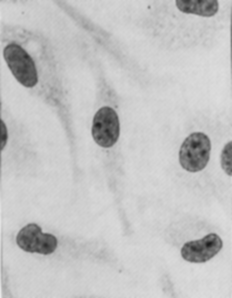
%> input picture assets/pl_02/celulas_1.tif, 232 x 298 px; the run also reads 2 pictures not shown here
$ octave PL_02.m   (GNU Octave 9; MATLAB toolbox functions it lacks are replaced by stand-ins)
%> lines starting %> are read from the running program, lines starting %| are printed output that depends on the picture; in (x1, y1, x2, y2) boxes, pixels count from 0 and x2, y2 are one past the last pixel; in counts of white or black regions, pixels touching at a corner belong together; the program's own positions count from 1
%%%%%%%%%%%%%%%%%%%%%%%%%%%%%%%%%%%%%%%%%%%%%%%%%%%%%%%%%%%%%%%%%%%%%%%%%%%%%%%
%                                  PL 02                                      %
%%%%%%%%%%%%%%%%%%%%%%%%%%%%%%%%%%%%%%%%%%%%%%%%%%%%%%%%%%%%%%%%%%%%%%%%%%%%%%%
% email prof: tfaraujo@fe.up.pt
% aresta@fe.up.pt
%%%%%%%%%%%%%%%%%%%%%%%%%%%%%%%%%%%%%%%%%%%%%%%%%%%%%%%%%%%%%%%%%%%%%%%%%%%%%%%
close all;
clear;
clc;

%%%%%%%%%%%%%%%%%%%%%%%%%%%%%%%%%%%%%%%%%%%%%%%%%%%%%%%%%%%%%%%%%%%%%%%%%% 1.A.
% Escrever em papel o código abaixo antes de implementá-lo.

%%%%%%%%%%%%%%%%%%%%%%%%%%%%%%%%%%%%%%%%%%%%%%%%%%%%%%%%%%%%%%%%%%%%%%%%%% 1.B.
Img_1 = imread("celulas_1.tif");
%> Img_1 is the input picture: size 298x232 uint8; min 26, max 232, mean 194.1
Img_1_double = im2double(Img_1);

figure(1)
subplot(1, 2, 1), imshow(Img_1_double)
subplot(1, 2, 2), imhist(Img_1_double)

% Histogram Stretch (gray-level scaling)
% % g=((g_max-g_min)/(f_max-f_min))*(f-f_min)+g_min

% Função para calcular histogram stretch
% (definida 'inline' aqui e normal no fim do ficheiro)
% histretch = @(f, f_max, f_min, g_max, g_min) ((g_max - g_min) / (f_max - f_min)) * (f - f_min) + g_min;

% Img_1_min = min(Img_1_double(:)) % 0.1020
% Img_1_max = max(Img_1_double(:)) % 0.9098
% Visualmente, os valores min e max são diferentes. Utilizo o visual.
% Mesmo o visual, se usar as ferramentas de zoom, é possível chegar aos
% mesmos valores das funções do MatLAB.
% Utilizo os valores que a professora utilizou.
Img_1_min = 0.2;
Img_1_max = 0.85;
Img_A_min = 0;
Img_A_max = 1;

Img_B = histretch(Img_1_double, Img_1_max, Img_1_min, Img_A_max, Img_A_min);

figure(2)
subplot(1, 2, 1), imshow(Img_B)
subplot(1, 2, 2), imhist(Img_B)

figure(3)
subplot(1, 2, 1), imhist(Img_1_double)
subplot(1, 2, 2), imhist(Img_B)

%%%%%%%%%%%%%%%%%%%%%%%%%%%%%%%%%%%%%%%%%%%%%%%%%%%%%%%%%%%%%%%%%%%%%%%%%% 1.C.
% G = imadjust(f, [low_in high_in], [low_out high_out], gamma);
Img_C = imadjust(Img_1, [Img_1_min Img_1_max], [Img_A_min Img_A_max], 1);
figure(4)
subplot(1, 2, 1), imhist(Img_1)
subplot(1, 2, 2), imhist(Img_C)

%%%%%%%%%%%%%%%%%%%%%%%%%%%%%%%%%%%%%%%%%%%%%%%%%%%%%%%%%%%%%%%%%%%%%%%%%% 1.D.
Img_D = imadjust(Img_1, [Img_1_min Img_1_max], [Img_A_min Img_A_max], 0.5);
figure(5)
subplot(1, 2, 1), imhist(Img_1)
subplot(1, 2, 2), imhist(Img_D)

%%%%%%%%%%%%%%%%%%%%%%%%%%%%%%%%%%%%%%%%%%%%%%%%%%%%%%%%%%%%%%%%%%%%%%%%%% 1.E.
Img_E = imadjust(Img_1, [Img_1_min Img_1_max], [Img_A_min Img_A_max], 1.5);
figure(6)
subplot(1, 2, 1), imhist(Img_1)
subplot(1, 2, 2), imhist(Img_E)

%%%%%%%%%%%%%%%%%%%%%%%%%%%%%%%%%%%%%%%%%%%%%%%%%%%%%%%%%%%%%%%%%%%%%%%%%% 1.F.
figure(7)
subplot(2, 2, 1), imshow(histeq(Img_B))
%> after `imshow(histeq(Img_B))`:
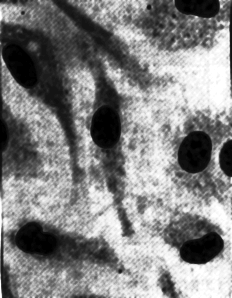
%> displayed picture: size 298x232, on the screen's scale of 0 to 255; min 0, max 255, mean 129.6
subplot(2, 2, 2), imshow(histeq(Img_C))
subplot(2, 2, 3), imshow(histeq(Img_D))
subplot(2, 2, 4), imshow(histeq(Img_E))

%%%%%%%%%%%%%%%%%%%%%%%%%%%%%%%%%%%%%%%%%%%%%%%%%%%%%%%%%%%%%%%%%%%%%%%%%% 1.G.
Img_G = histeq(Img_E);

figure(8)
subplot(1, 3, 1), imshow(Img_E)
subplot(1, 3, 2), imshow(Img_G)
subplot(1, 3, 3), imhist(Img_G)

%%%%%%%%%%%%%%%%%%%%%%%%%%%%%%%%%%%%%%%%%%%%%%%%%%%%%%%%%%%%%%%%%%%%%%%%%% 1.H.
Img_H = adapthisteq(Img_E);

figure(9)
subplot(1, 2, 1), imshow(Img_E)
subplot(1, 2, 2), imshow(Img_H)

%%%%%%%%%%%%%%%%%%%%%%%%%%%%%%%%%%%%%%%%%%%%%%%%%%%%%%%%%%%%%%%%%%%%%%%%%% 1.I.
NumTiles = {2, 5, 10, 20};

for i = 1:length(NumTiles)
    genvarname('Img_I_', num2str(i));
    tic
    Img_I_TMP = adapthisteq(Img_E,  'NumTiles', [NumTiles{i} NumTiles{i}]);
    toc
    eval(['Img_I_' num2str(i) '= Img_I_TMP;'])
end

figure(10)
subplot(1, 4, 1), imshow(Img_I_1)
subplot(1, 4, 2), imshow(Img_I_2)
subplot(1, 4, 3), imshow(Img_I_3)
subplot(1, 4, 4), imshow(Img_I_4)
% [6 lines of commented-out code are left out]

%%%%%%%%%%%%%%%%%%%%%%%%%%%%%%%%%%%%%%%%%%%%%%%%%%%%%%%%%%%%%%%%%%%%%%%%%% 1.J.
ClipLimit = {0, 0.001, 0.01, 0.02, 0.1};

for i = 1:length(ClipLimit)
    genvarname('Img_J_', num2str(i));
    tic
    Img_J_TMP = adapthisteq(Img_E,  'ClipLimit', ClipLimit{i});
    toc
    eval(['Img_J_' num2str(i) '= Img_J_TMP;'])
end
%> this loop made 5 passes
%> pass 1, `Img_J_TMP = adapthisteq(Img_E,  'ClipLimit', ClipLimit{i});`:
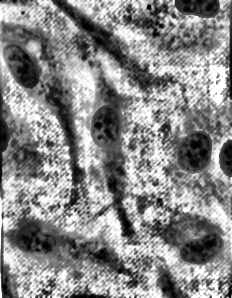
%> Img_J_TMP: size 298x232 uint8; min 0, max 255, mean 135.3

figure(11)
subplot(1, 5, 1), imshow(Img_J_1)
subplot(1, 5, 2), imshow(Img_J_2)
subplot(1, 5, 3), imshow(Img_J_3)
subplot(1, 5, 4), imshow(Img_J_4)
subplot(1, 5, 5), imshow(Img_J_5)
% [7 lines of commented-out code are left out]

%%%%%%%%%%%%%%%%%%%%%%%%%%%%%%%%%%%%%%%%%%%%%%%%%%%%%%%%%%%%%%%%%%%%%%%%%%%% 2.
% Linear filter
% g=imfilter(f, w, boundary_options, size_options, filtering_mode)
% w = filter mask.
% w=fspecial(‘type’, parameters)
% 'type' specifies the filter type (average, gaussian)

% Nonlinear filter
% g=ordfilt2(f, order, domain)

% Median filter
% g=medfilt2(f, [m n], padopt)

Img_2_A = imread("blister.tif");
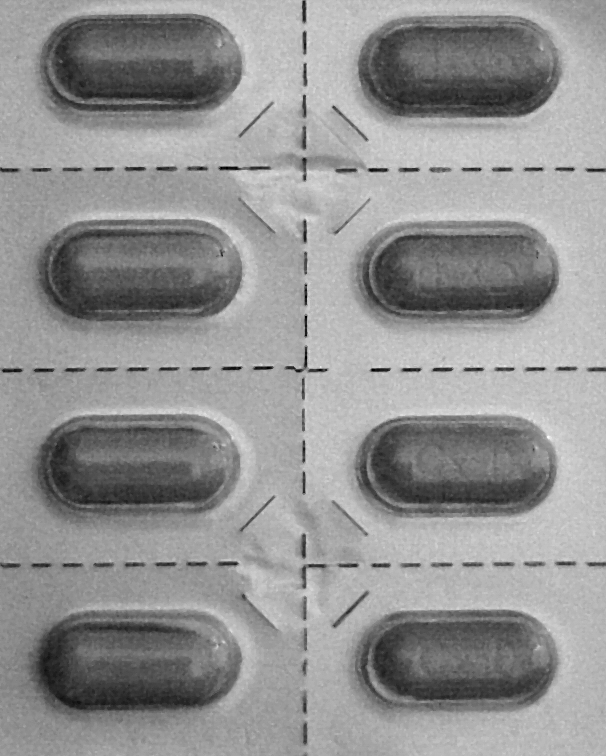
%> input picture assets/pl_02/blister.tif, 606 x 756 px
%> Img_2_A is the input picture: size 756x606 uint8; min 1, max 250, mean 146.2
f_size = [9 9]; % filter

Img_2_B_w = fspecial('gaussian', f_size);
Img_2_D_w = fspecial('average', f_size);

Img_2_B = imfilter(Img_2_A, Img_2_B_w); % gaussian filter
Img_2_C = medfilt2(Img_2_A, f_size); % median filter
Img_2_D = imfilter(Img_2_A, Img_2_D_w); % average filter

figure(12)
subplot(1, 4, 1), imshow(Img_2_A), title('Original')
subplot(1, 4, 2), imshow(Img_2_B), title('gaussian filter')
subplot(1, 4, 3), imshow(Img_2_C), title('median filter')
subplot(1, 4, 4), imshow(Img_2_D), title('average filter')
% As imagens foram nomeadas de acordo com sua letra na questão.

%%%%%%%%%%%%%%%%%%%%%%%%%%%%%%%%%%%%%%%%%%%%%%%%%%%%%%%%%%%%%%%%%%%%%%%%%% 3.A.
Img_3_A = imread("blister.tif");
f_size = [9 9]; % filter

Img_3_gaus_w = fspecial('gaussian', f_size);
Img_3_avg_w = fspecial('average', f_size);

Img_3_gaus = imfilter(Img_3_A, Img_3_gaus_w); % gaussian filter
Img_3_med = medfilt2(Img_3_A, f_size); % median filter
Img_3_avg = imfilter(Img_3_A, Img_3_avg_w); % average filter

figure(13)
subplot(2, 6, 1), imshow(Img_3_A), title('imagem 1.a')
subplot(2, 6, [2 3]), imhist(Img_3_A), title('histograma 1.a')
subplot(2, 6, 4), imshow(Img_3_gaus), title('imagem 1.b')
subplot(2, 6, [5 6]), imhist(Img_3_gaus), title('histograma 1.b')
subplot(2, 6, 7), imshow(Img_3_med), title('imagem 1.c')
subplot(2, 6, [8 9]), imhist(Img_3_med), title('histograma 1.c')
subplot(2, 6, 10), imshow(Img_3_avg), title('imagem 1.d')
subplot(2, 6, [11 12]), imhist(Img_3_avg), title('histograma 1.d')

%%%%%%%%%%%%%%%%%%%%%%%%%%%%%%%%%%%%%%%%%%%%%%%%%%%%%%%%%%%%%%%%%%%%%%%%% 3.B.
Img_3_B = imread("blister.tif");

for i = 3:2:9
    genvarname('Img_3_gaus_', num2str(i));
    genvarname('Img_3_avg_', num2str(i));
    genvarname('Img_3_med_', num2str(i));

    w_Img_3_gaus = fspecial('gaussian', [i i]);
    w_Img_3_avg = fspecial('average', [i i]);

    Img_3_gaus = imfilter(Img_3_B, w_Img_3_gaus);
    Img_3_avg = imfilter(Img_3_B, w_Img_3_avg);
    Img_3_med = medfilt2(Img_3_B, [i i]);

    eval(['Img_3_gaus_' num2str(i) ' = Img_3_gaus; '])
    eval(['Img_3_avg_' num2str(i) ' = Img_3_avg; '])
    eval(['Img_3_med_' num2str(i) ' = Img_3_avg; '])
end

figure(14)
subplot(3, 6, 1), imshow(Img_3_B), title('original image 1.a')
subplot(3, 6, [2 3]), imhist(Img_3_B), title('original image 1.a')
k = 1;

for i = 3:2:9
    k = k + 3;
    caption = sprintf('gaussian filter (%dx%d)', i, i);
    subplot(3, 6, k)
    imshow(eval(['Img_3_gaus_' num2str(i)]))
    title(caption)

    subplot(3, 6, [(k + 1) (k + 2)])
    imhist(eval(['Img_3_gaus_' num2str(i)]))
    title(caption)
end

figure(15)
subplot(3, 6, 1), imshow(Img_3_B), title('original image 1.a')
subplot(3, 6, [2 3]), imhist(Img_3_B), title('original image 1.a')
k = 1;

for i = 3:2:9
    k = k + 3;
    caption = sprintf('average filter (%dx%d)', i, i);
    subplot(3, 6, k)
    imshow(eval(['Img_3_avg_' num2str(i)]))
    title(caption)

    subplot(3, 6, [(k + 1) (k + 2)])
    imhist(eval(['Img_3_avg_' num2str(i)]))
    title(caption)
end

figure(16)
subplot(3, 6, 1), imshow(Img_3_B), title('original image 1.a')
subplot(3, 6, [2 3]), imhist(Img_3_B), title('original image 1.a')
k = 1;

for i = 3:2:9
    k = k + 3;
    caption = sprintf('median filter (%dx%d)', i, i);
    subplot(3, 6, k)
    imshow(eval(['Img_3_med_' num2str(i)])),
    title(caption)

    subplot(3, 6, [(k + 1) (k + 2)])
    imhist(eval(['Img_3_med_' num2str(i)]))
    title(caption)
end

%%%%%%%%%%%%%%%%%%%%%%%%%%%%%%%%%%%%%%%%%%%%%%%%%%%%%%%%%%%%%%%%%%%%%%%%%% 3.C.
% [7 lines of commented-out code are left out]

Img_3_C = imread("blister.tif");

for i = 3:2:9
    % Square
    genvarname('Img_3_C_min_', num2str(i));
    genvarname('Img_3_C_max_', num2str(i));
    genvarname('Img_3_C_med_', num2str(i));

    Img_3_C_min = ordfilt2(Img_3_C, 1, ones(i, i));
    Img_3_C_max = ordfilt2(Img_3_C, 9, ones(i, i));
    Img_3_C_med = ordfilt2(Img_3_C, 5, ones(i, i));

    eval(['Img_3_C_min_' num2str(i) ' = Img_3_C_min; '])
    eval(['Img_3_C_max_' num2str(i) ' = Img_3_C_max; '])
    eval(['Img_3_C_med_' num2str(i) ' = Img_3_C_med; '])

    if i == 3
        Img_3_C_rect = ordfilt2(Img_3_C, 5, ones(3, 4)); % rectangle
        Img_3_C_cross = ordfilt2(Img_3_C, 5, [0 1 0; 1 1 1; 0 1 0]); % cross
        Img_3_C_diag = ordfilt2(Img_3_C, 5, [1 0 1; 0 1 0; 1 0 1]); % diagonal
    end

end

% Plotando tamanhos diferentes para análise
figure(17)
plot_base(3, 6, Img_3_C,  'original image 1.a')
plot_filter(3, 6, eval(['Img_3_C_min_' num2str(i)]),  'minimum')

figure(18)
plot_base(3, 6, Img_3_C,  'original image 1.a')
plot_filter(3, 6, eval(['Img_3_C_max_' num2str(i)]),  'maximum')

figure(19)
plot_base(3, 6, Img_3_C,  'original image 1.a')
plot_filter(3, 6, eval(['Img_3_C_med_' num2str(i)]),  'median')

% Para analisar a infuência da forma do filtro, usei:
% - tipo de filtro: mediano
% - tamanho de filtro: 3x3 para filtros simétricos (square, cross, diagonal)
% - tamanho de filtro: 3x4 para filtros assimétricos (rectangle)
figure(20)
plot_base(2, 6, Img_3_C,  'original image 1.a')
subplot(2, 6, 4), imshow(Img_3_C_rect), title('filtro retangular')
subplot(2, 6, [5 6]), imhist(Img_3_C_rect), title('filtro retangular')
subplot(2, 6, 7), imshow(Img_3_C_cross), title('filtro em cruz')
subplot(2, 6, [8 9]), imhist(Img_3_C_cross), title('filtro em cruz')
subplot(2, 6, 10), imshow(Img_3_C_diag), title('filtro diagonal')
subplot(2, 6, [11 12]), imhist(Img_3_C_diag), title('filtro diagonal')

%%%%%%%%%%%%%%%%%%%%%%%%%%%%%%%%%%%%%%%%%%%%%%%%%%%%%%%%%%%%%%%%%%%%%%%%%%%% 4.
Img_4_2a = imread('smarties.tif');
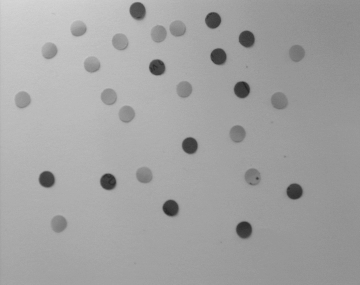
%> input picture assets/pl_02/smarties.TIF, 360 x 285 px
%> Img_4_2a is the input picture: size 285x360 uint8; min 35, max 213, mean 162.7
Img_4_2b = ordfilt2(Img_4_2a, 441, ones(21, 21));
Img_4_2c_1 = imsubtract(Img_4_2b, Img_4_2a);
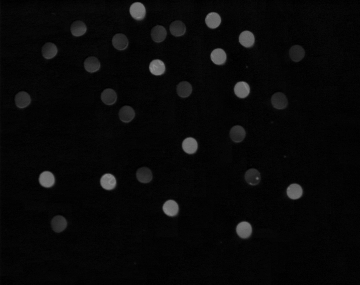
%> Img_4_2c_1: size 285x360 uint8; min 0, max 137, mean 8.4

figure(21)
subplot(1, 3, 1), imshow(Img_4_2a), title('original image 2.a')
subplot(1, 3, 2), imshow(Img_4_2b), title('image 2.b')
subplot(1, 3, 3), imshow(Img_4_2c_1), title('image 2.c')

%%%%%%%%%%%%%%%%%%%%%%%%%%%%%%%%%%%%%%%%%%%%%%%%%%%%%%%%%%%%%%%%%%%%%%%%%% 5.A.
Img_5_A = imread('hand.tif');
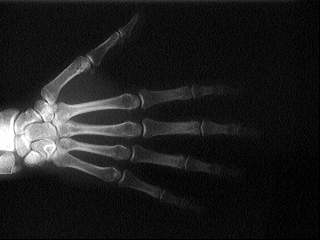
%> input picture assets/pl_02/hand.tif, 320 x 240 px
%> Img_5_A is the input picture: size 240x320 uint8; min 0, max 255, mean 30.1
Img_5_A_lap_w = fspecial('laplacian');
% Como o filtro Laplaciano utiliza máscaras de 3x3,
% usarei também para os outros filtros
Img_5_A_gaus_w = fspecial('gaussian', [3 3], 1.4);
Img_5_A_log_w = fspecial('log', [3 3], 1.4);

Img_5_A_1 = imfilter(Img_5_A, Img_5_A_lap_w);
Img_5_A_2 = imfilter(Img_5_A, Img_5_A_gaus_w);
Img_5_A_3 = imfilter(Img_5_A, Img_5_A_log_w);

figure(22)
subplot(2, 2, 1), imshow(Img_5_A), title('Original')
subplot(2, 2, 2), imshow(Img_5_A_1), title('Laplacian filter')
subplot(2, 2, 3), imshow(Img_5_A_2), title('Filter: Gaussian -> Laplacian')
subplot(2, 2, 4), imshow(Img_5_A_3), title('LoG (Laplacian of Gaussian)')

%%%%%%%%%%%%%%%%%%%%%%%%%%%%%%%%%%%%%%%%%%%%%%%%%%%%%%%%%%%%%%%%%%%%%%%%%% 5.B.
Img_5_B = imread('hand.tif');
filter_sz = [3 3];

% LoG filter (Laplacian of Gaussian)
Img_5_B_1_0_w = fspecial('log', filter_sz, 1.0);
Img_5_B_1_4_w = fspecial('log', filter_sz, 1.4);
Img_5_B_1_8_w = fspecial('log', filter_sz, 1.8);
Img_5_B_2_2_w = fspecial('log', filter_sz, 2.2);
Img_5_B_2_6_w = fspecial('log', filter_sz, 2.6);
Img_5_B_3_0_w = fspecial('log', filter_sz, 3.0);
Img_5_B_5_0_w = fspecial('log', filter_sz, 5.0);

% Filtered image
Img_5_B_1_0 = imfilter(Img_5_B, Img_5_B_1_0_w);
Img_5_B_1_4 = imfilter(Img_5_B, Img_5_B_1_4_w);
Img_5_B_1_8 = imfilter(Img_5_B, Img_5_B_1_8_w);
Img_5_B_2_2 = imfilter(Img_5_B, Img_5_B_2_2_w);
Img_5_B_2_6 = imfilter(Img_5_B, Img_5_B_2_6_w);
%> Img_5_B_2_6: size 240x320 uint8; values 0 (black) and 1 (white), 0.03% white in thin lines or dots, all inside (x1, y1, x2, y2) = (10, 101, 123, 172)
Img_5_B_3_0 = imfilter(Img_5_B, Img_5_B_3_0_w);
%> Img_5_B_3_0: size 240x320 uint8; values 0 (black) and 1 (white), 0% white in thin lines or dots, all inside (x1, y1, x2, y2) = (46, 101, 55, 117)
Img_5_B_5_0 = imfilter(Img_5_B, Img_5_B_5_0_w);
%> Img_5_B_5_0: size 240x320 uint8; every value is 0

% zero-cross method
Img_5_B_1_0 = edge(Img_5_B_1_0,  'zerocross');
%> Img_5_B_1_0: size 240x320 logical; 11% white in thin lines or dots
Img_5_B_1_4 = edge(Img_5_B_1_4,  'zerocross');
%> Img_5_B_1_4: size 240x320 logical; 13.7% white in thin lines or dots
Img_5_B_1_8 = edge(Img_5_B_1_8,  'zerocross');
%> Img_5_B_1_8: size 240x320 logical; 9% white in thin lines or dots
Img_5_B_2_2 = edge(Img_5_B_2_2,  'zerocross');
%> Img_5_B_2_2: size 240x320 logical; 1.8% white in thin lines or dots, all inside (x1, y1, x2, y2) = (1, 30, 204, 180)
Img_5_B_2_6 = edge(Img_5_B_2_6,  'zerocross');
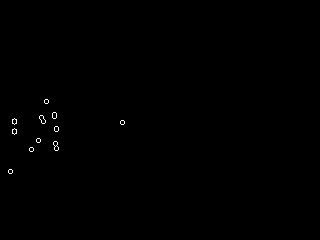
%> Img_5_B_2_6: size 240x320 logical; 0.21% white in thin lines or dots, all inside (x1, y1, x2, y2) = (8, 99, 125, 174)
Img_5_B_3_0 = edge(Img_5_B_3_0,  'zerocross');
Img_5_B_5_0 = edge(Img_5_B_5_0,  'zerocross');

% figure(23)
subplot(2, 4, 1), imshow(Img_5_B), title('original (zero - cross method)')
subplot(2, 4, 2), imshow(Img_5_B_1_0), title('LoG filter (sigma = 1.0)')
subplot(2, 4, 3), imshow(Img_5_B_1_4), title('LoG filter (sigma = 1.4)')
subplot(2, 4, 4), imshow(Img_5_B_1_8), title('LoG filter (sigma = 1.8)')
subplot(2, 4, 5), imshow(Img_5_B_2_2), title('LoG filter (sigma = 2.2)')
subplot(2, 4, 6), imshow(Img_5_B_2_6), title('LoG filter (sigma = 2.6)')
subplot(2, 4, 7), imshow(Img_5_B_3_0), title('LoG filter (sigma = 3.0)')
subplot(2, 4, 8), imshow(Img_5_B_5_0), title('LoG filter (sigma = 5.0)')

filter_sz = [21 21];

% LoG filter (Laplacian of Gaussian)
Img_5_B_1_0_w = fspecial('log', filter_sz, 1.0);
Img_5_B_1_4_w = fspecial('log', filter_sz, 1.4);
Img_5_B_1_8_w = fspecial('log', filter_sz, 1.8);
Img_5_B_2_2_w = fspecial('log', filter_sz, 2.2);
Img_5_B_2_6_w = fspecial('log', filter_sz, 2.6);
Img_5_B_3_0_w = fspecial('log', filter_sz, 3.0);
Img_5_B_5_0_w = fspecial('log', filter_sz, 5.0);

% Filtered image
Img_5_B_1_0 = imfilter(Img_5_B, Img_5_B_1_0_w);
Img_5_B_1_4 = imfilter(Img_5_B, Img_5_B_1_4_w);
Img_5_B_1_8 = imfilter(Img_5_B, Img_5_B_1_8_w);
Img_5_B_2_2 = imfilter(Img_5_B, Img_5_B_2_2_w);
Img_5_B_2_6 = imfilter(Img_5_B, Img_5_B_2_6_w);
Img_5_B_3_0 = imfilter(Img_5_B, Img_5_B_3_0_w);
Img_5_B_5_0 = imfilter(Img_5_B, Img_5_B_5_0_w);

% zero-cross method
Img_5_B_1_0 = edge(Img_5_B_1_0,  'zerocross');
Img_5_B_1_4 = edge(Img_5_B_1_4,  'zerocross');
Img_5_B_1_8 = edge(Img_5_B_1_8,  'zerocross');
Img_5_B_2_2 = edge(Img_5_B_2_2,  'zerocross');
Img_5_B_2_6 = edge(Img_5_B_2_6,  'zerocross');
Img_5_B_3_0 = edge(Img_5_B_3_0,  'zerocross');
Img_5_B_5_0 = edge(Img_5_B_5_0,  'zerocross');

%figure(24)
subplot(2, 4, 1), imshow(Img_5_B), title('original (zero - cross method)')
subplot(2, 4, 2), imshow(Img_5_B_1_0), title('LoG filter (sigma = 1.0)')
subplot(2, 4, 3), imshow(Img_5_B_1_4), title('LoG filter (sigma = 1.4)')
subplot(2, 4, 4), imshow(Img_5_B_1_8), title('LoG filter (sigma = 1.8)')
subplot(2, 4, 5), imshow(Img_5_B_2_2), title('LoG filter (sigma = 2.2)')
subplot(2, 4, 6), imshow(Img_5_B_2_6), title('LoG filter (sigma = 2.6)')
subplot(2, 4, 7), imshow(Img_5_B_3_0), title('LoG filter (sigma = 3.0)')
subplot(2, 4, 8), imshow(Img_5_B_5_0), title('LoG filter (sigma = 5.0)')

%%%%%%%%%%%%%%%%%%%%%%%%%%%%%%%%%%%%%%%%%%%%%%%%%%%%%%%%%%%%%%%%%%%%%%%%%% 6.A.
% First operation is smotthing, to remove the noise
% As there are some losses too, the second operation is needed

% Second operation is image sharpening , which improves edges (even noises)

%%%%%%%%%%%%%%%%%%%%%%%%%%%%%%%%%%%%%%%%%%%%%%%%%%%%%%%%%%%%%%%%%%%%%%%%%% 6.B.
Img_6 = imread('hand_noise.tif');

Img_6_A = im2double(Img_6);

Img_6_A_min = min(Img_6_A(:)); % 0
%> Img_6_A_min = 0
Img_6_A_max = max(Img_6_A(:)); % 1
%> Img_6_A_max = 1
Img_6_min = 0;
Img_6_max = 1;

Img_6_A_h = histretch(Img_6_A, Img_6_A_min, Img_6_A_max, Img_6_min, Img_6_max);

% Median filter
Img_6_A_1 = medfilt2(Img_6_A_h);

% Filter
h = [-1 -1 -1; -1 8 -1; -1 -1 -1];
Img_6_A_2 = imfilter(Img_6_A_1, h);
Img_6_A_3 = Img_6_A_1 + Img_6_A_2;

figure(25)
subplot(1, 3, 1), imshow(Img_6_A), title('Original')
subplot(1, 3, 2), imshow(Img_6_A_1), title('1.Median filter')
subplot(1, 3, 3), imshow(Img_6_A_3), title('3.Enhanced 3x3 (-1), center 8')

%%%%%%%%%%%%%%%%%%%%%%%%%%%%%%%%%%%%%%%%%%%%%%%%%%%%%%%%%%%%%%%%%%%%%%%%%% 7.A.
Img_7_A = imread('blobs2.tif');

Img_7_A_1_w = fspecial('gaussian', [9 9]);
Img_7_A_1_f = imfilter(Img_7_A, Img_7_A_1_w,  'conv',  'replicate',  'same');

Img_7_A_2_w = fspecial('log');
Img_7_A_2_f = imfilter(Img_7_A_1_f, Img_7_A_2_w,  'conv',  'replicate',  'same');
min_max = stretchlim(Img_7_A_2_f, 0);
%> min_max = [0; 0.467]
Img_7_A_3 = imadjust(Img_7_A_2_f, min_max, [0 1], 1);

figure(26)
subplot(1, 3, 1), imshow(Img_7_A), title('Original')
subplot(1, 3, 2), imshow(Img_7_A_1_f), title('Smoothed')
subplot(1, 3, 3), imshow(Img_7_A_3), title('Edges')

%%%%%%%%%%%%%%%%%%%%%%%%%%%%%%%%%%%%%%%%%%%%%%%%%%%%%%%%%%%%%%%%%%%%%%%%%% 7.B.
%> the run ends on the next line
Img_7_B = imread('blobs2_bin.tif');
% [8 lines not run here, left out]
function g = histretch(f, f_max, f_min, g_max, g_min)
    g = ((g_max - g_min) / (f_max - f_min)) * (f - f_min) + g_min;
end

function plot_base(rows, cols, img, title_str)
    subplot(rows, cols, 1), imshow(img), title(title_str)
    subplot(rows, cols, [2 3]), imhist(img), title(title_str)
end

function plot_filter(rows, cols, filter_val, base_title)
    k = 1;

    for i = 3:2:9
        k = k + 3;
        title_str = sprintf('%s filter (%dx%d)', base_title, i, i);
        subplot(rows, cols, k)
        imshow(filter_val), title(title_str)
        subplot(rows, cols, [(k + 1) (k + 2)])
        imhist(filter_val), title(title_str)
    end

end
